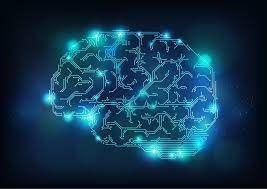
//> input picture deep-learning.jpeg, 267 x 189 px
$ ./3-3   (built with g++ and OpenCV 4)
//> lines starting //> are read from the running program, lines starting //| are printed output that depends on the picture; after the words box and inside, x2 and y2 are one past the last pixel; in counts of white or black regions, pixels touching at a corner belong together
//새로운 메모리 공간에 이미지 데이터 복사

#include <opencv2/opencv.hpp>

using namespace cv;

int main(){
    Mat img_color;
    img_color = imread("deep-learning.jpeg", IMREAD_GRAYSCALE);
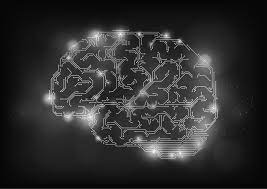
//> img_color: 189 rows x 267 cols, CV_8UC1; min 0, max 251, mean 46.2

    //use 'clone' method
    Mat img_copyed1 = img_color.clone();

    //use 'copyTo' method
    Mat img_copyed2;
    img_color.copyTo(img_copyed2);

    threshold(img_color, img_color, 127, 255, THRESH_BINARY);
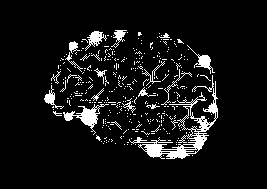
//> img_color: 189 rows x 267 cols, CV_8UC1; 7.5% white; 338 white regions (320 under 20 px), largest, box (x1, y1, x2, y2) and area: (129, 75, 218, 159) 1341, (63, 104, 109, 135) 393, (187, 45, 215, 74) 176

    imshow("img_color", img_color);
    imshow("img_copyed1", img_copyed1);
    imshow("img_copyed2", img_copyed2);

    waitKey(0);

    return 0;
}

$ run again, with car-license.jpeg copied over deep-learning.jpeg
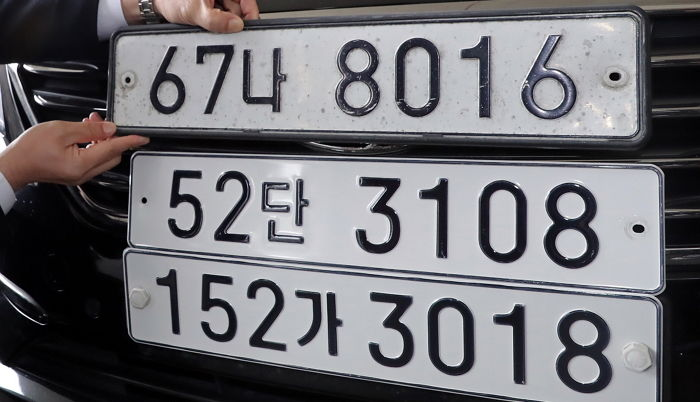
//> input picture car-license.jpeg, 700 x 402 px
//> `img_color = imread("deep-learning.jpeg", IMREAD_GRAYSCALE);`:
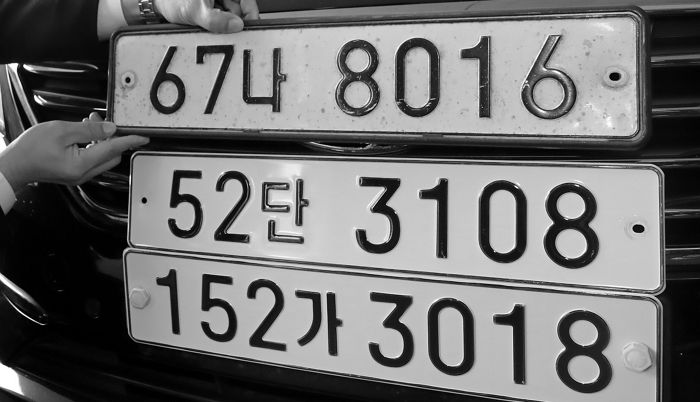
//> img_color: 402 rows x 700 cols, CV_8UC1; min 0, max 255, mean 112.5
//> `threshold(img_color, img_color, 127, 255, THRESH_BINARY);`:
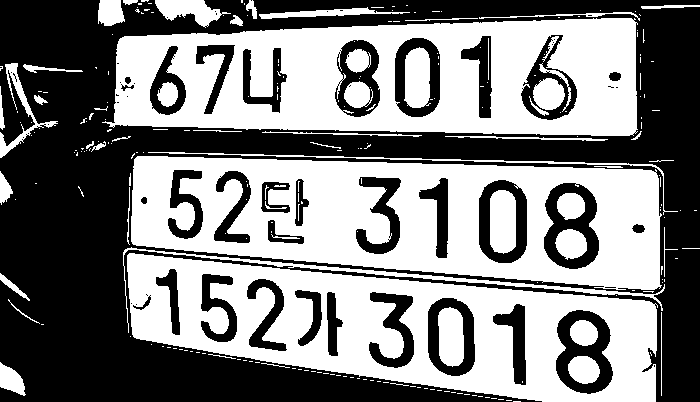
//> img_color: 402 rows x 700 cols, CV_8UC1; 50.4% white; 62 black regions (30 under 20 px), largest, box (x1, y1, x2, y2) and area: (0, 0, 700, 402) 108343, (556, 310, 613, 394) 2509, (544, 183, 599, 269) 2457

$ run again, with cat-laptop.jpeg copied over deep-learning.jpeg
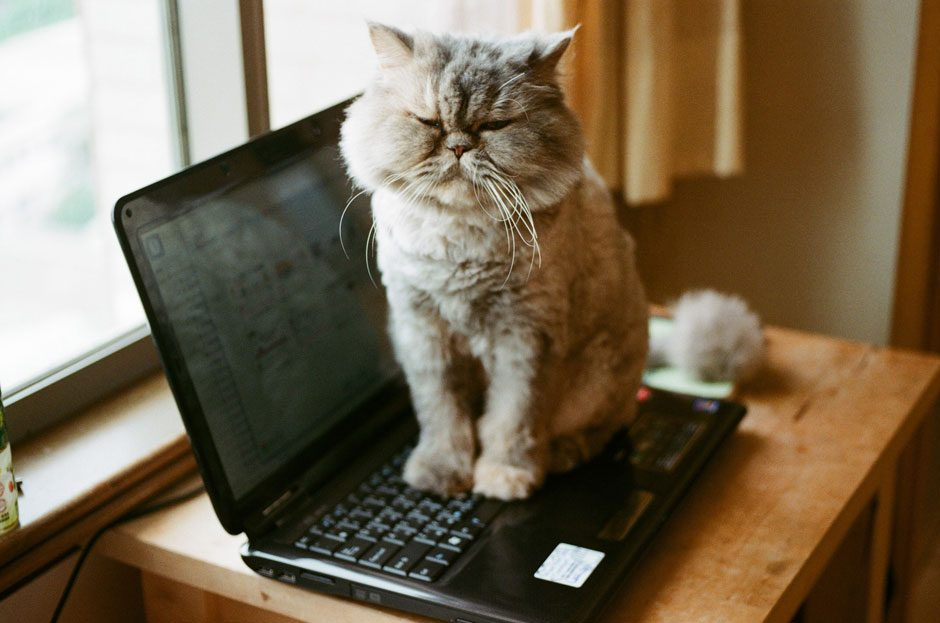
//> input picture cat-laptop.jpeg, 940 x 623 px
//> `img_color = imread("deep-learning.jpeg", IMREAD_GRAYSCALE);`:
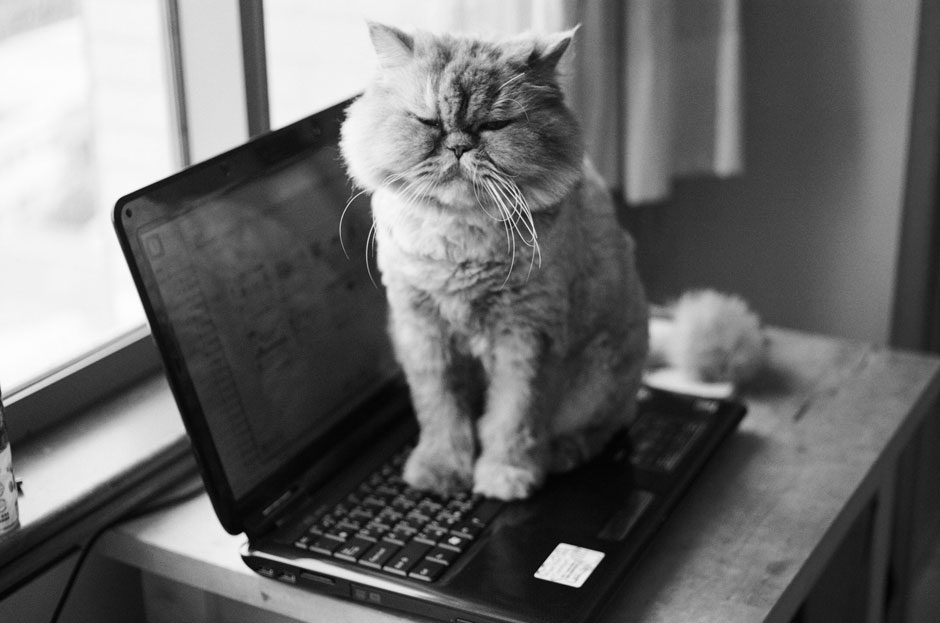
//> img_color: 623 rows x 940 cols, CV_8UC1; min 0, max 255, mean 107
//> `threshold(img_color, img_color, 127, 255, THRESH_BINARY);`:
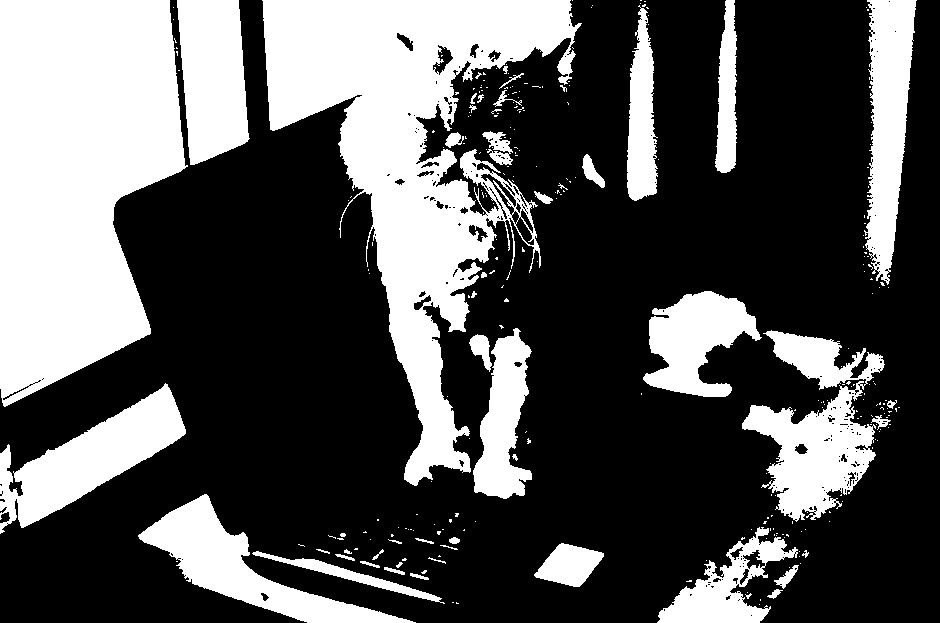
//> img_color: 623 rows x 940 cols, CV_8UC1; 33.8% white; 290 white regions (241 under 20 px), largest, box (x1, y1, x2, y2) and area: (0, 0, 188, 407) 57627, (262, 0, 582, 486) 56331, (742, 330, 885, 522) 12483
